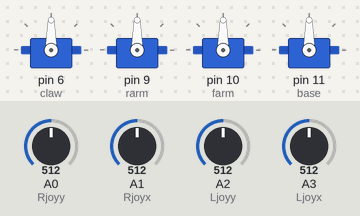
The sketch below on a simulated Arduino Uno, built with avr-gcc and run on an emulated ATmega328P. On the bench: 4 × servo. Inputs (shaded band) come from the test bench; at power-on: A0 (Rjoyy) = 512, A1 (Rjoyx) = 512, A2 (Ljoyy) = 512, A3 (Ljoyx) = 512.

Above: at 1.2 s.
1.3 s: A0 (Rjoyy) set to 716
At 2.3 s:
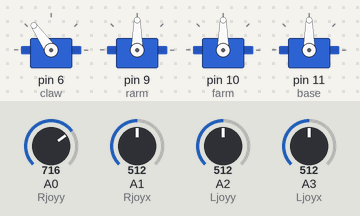
2.8 s: A1 (Rjoyx) set to 716
At 3.3 s:
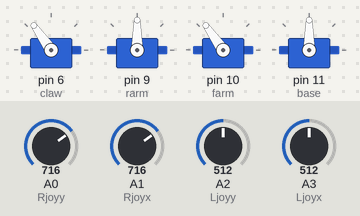
4.3 s: A2 (Ljoyy) set to 716
At 4.9 s:
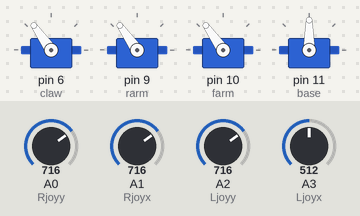
5.8 s: A3 (Ljoyx) set to 716
At 7.0 s:
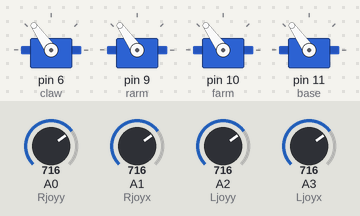
7.3 s: A0 (Rjoyy) set to 992
At 8.2 s:
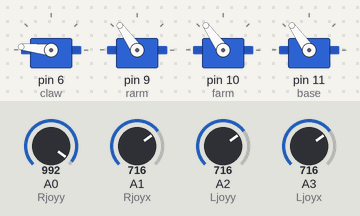
8.8 s: A1 (Rjoyx) set to 992
At 9.2 s:
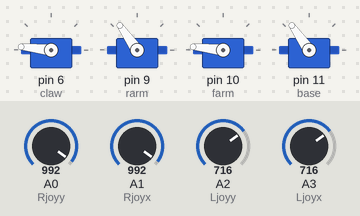
Timing chart, 0 to 11.3 s (numbered marks = the images above; inputs shaded):
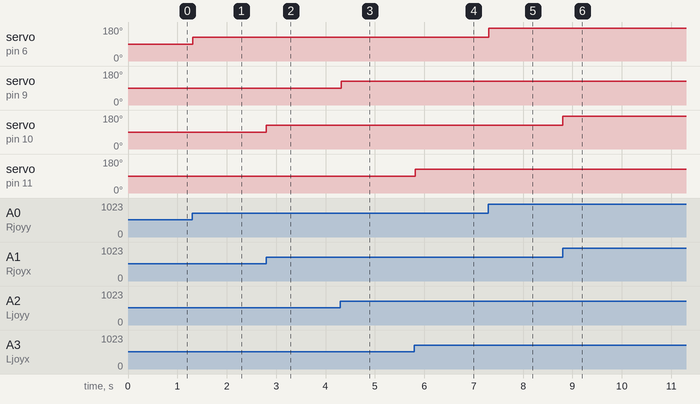

The sketch:

first.ino
```cpp
#include<Servo.h>

Servo claw,farm,rarm,base;

int Ljoyx=A3;  //左侧摇杆x轴信号
int Ljoyy=A2;  //左侧摇杆y轴信号

int Rjoyx=A1;  //右侧摇杆x轴信号
int Rjoyy=A0;  //右侧摇杆y轴信号


void setup() {
  // put your setup code here, to run once:
  Serial.begin(9600);

  claw.attach(6);
  rarm.attach(9);
  farm.attach(10);
  base.attach(11);

}

void loop() {
  // put your main code here, to run repeatedly:
   int baseServo=analogRead(Ljoyx);//获取摇杆信号
   int rarmServo=analogRead(Ljoyy);
   int farmServo=analogRead(Rjoyx);
   int clawServo=analogRead(Rjoyy);

   base.write(map(baseServo,0,1023,0,180));  //控制舵机转动
   rarm.write(map(rarmServo,0,1023,0,180));
   farm.write(map(farmServo,0,1023,0,180));
   claw.write(map(clawServo,0,1023,0,180));

   delay(15);


}
```

Measured:
- after the input at 1.3 s, servo on pin 6 (claw): 90° → 125° at once
- after the input at 2.8 s, servo on pin 10 (farm): 90° → 125° at once
- after the input at 4.3 s, servo on pin 9 (rarm): 90° → 125° at once
- after the input at 5.8 s, servo on pin 11 (base): 90° → 125° at once
- after the input at 7.3 s, servo on pin 6 (claw): 125° → 174° at once
- after the input at 8.8 s, servo on pin 10 (farm): 125° → 174° at once
